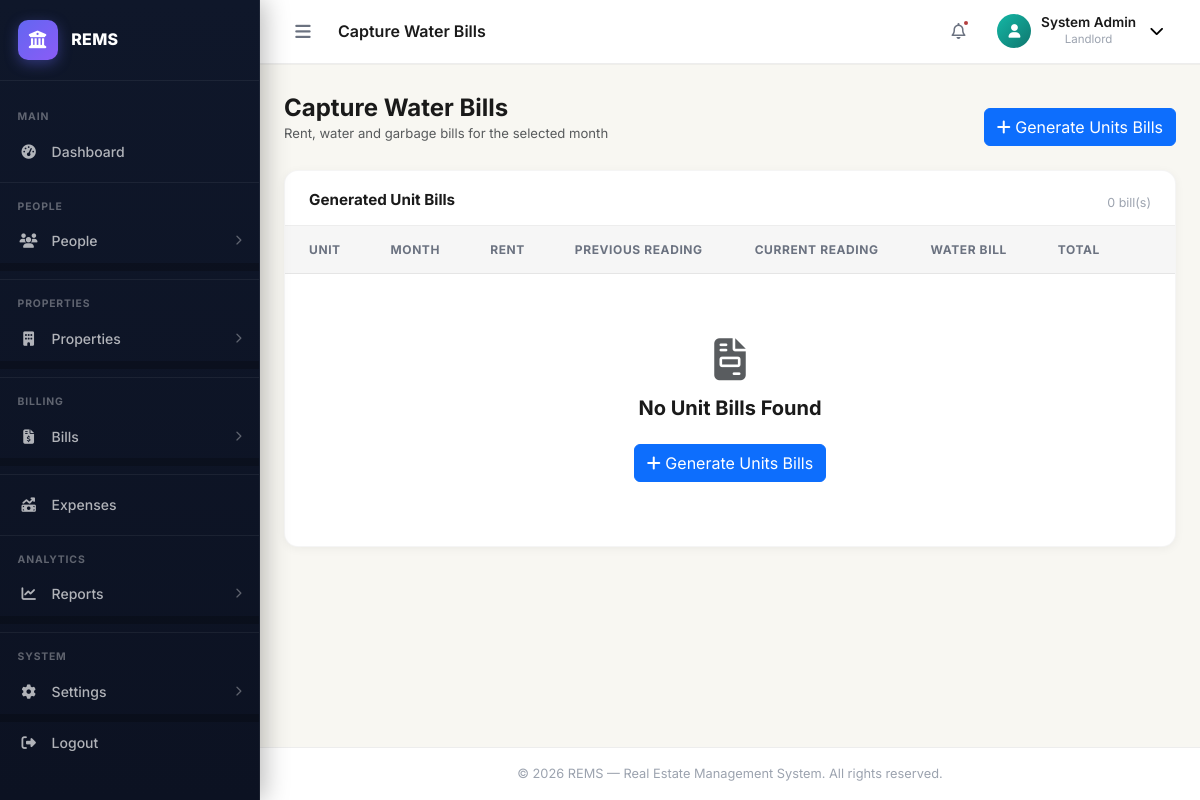
Before: /payments/temporary-month-bills/ (signed in) with the older database file.
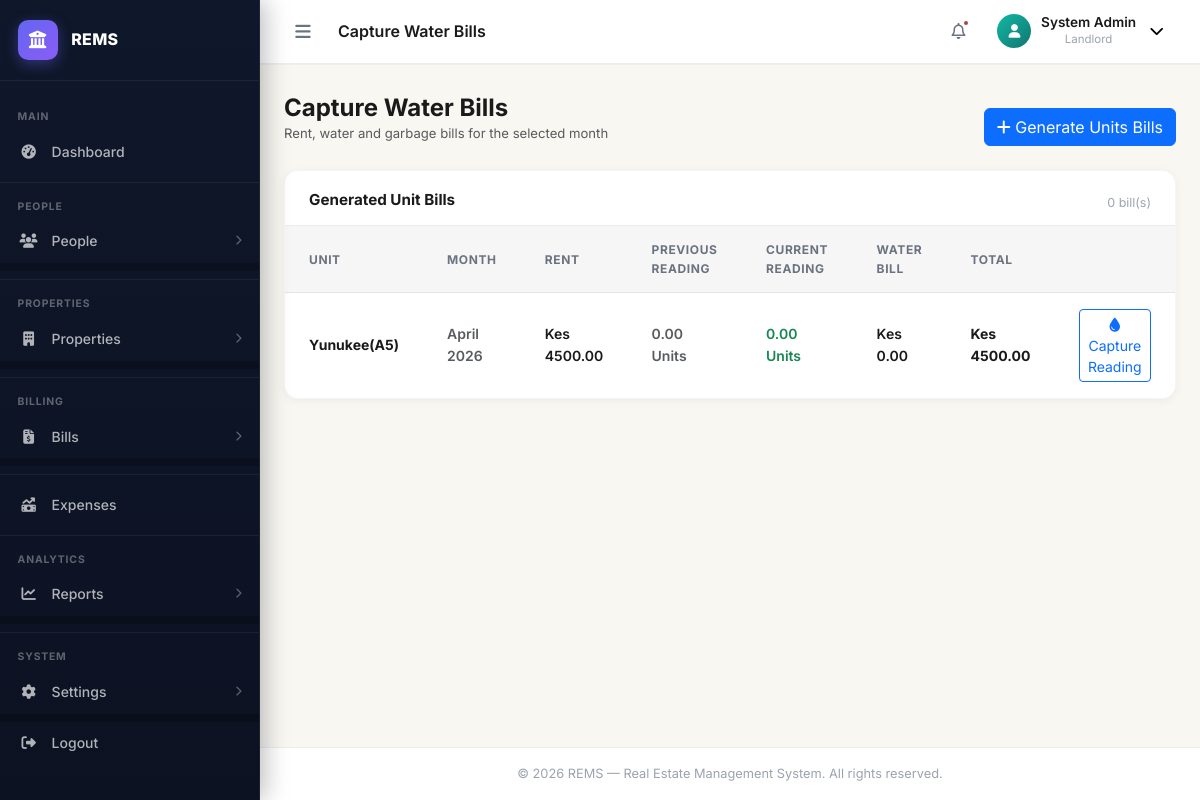
After: the same page with the newer database file.
### apps/payments/models.py (models this page shows, shortened)
class TemporaryMonthBill(AbstractBaseModel):
    unit = models.ForeignKey("properties.PropertyUnit", on_delete=models.CASCADE)
    month = models.ForeignKey("core.Month", on_delete=models.SET_NULL, null=True, blank=True)
    year = models.ForeignKey("core.Year", on_delete=models.SET_NULL, null=True, blank=True)
    rent_amount = models.DecimalField(max_digits=10, decimal_places=2, default=Decimal("0.00"))
    current_reading = models.DecimalField(max_digits=10, decimal_places=2, default=Decimal("0.00"))
    previous_reading = models.DecimalField(max_digits=10, decimal_places=2, default=Decimal("0.00"))
    status = models.CharField(max_length=255, choices=[
        ("Pending", "Pending"),
        ("Captured", "Captured"),
        ("Confirmed", "Confirmed"),
    ], default="Pending")
    def water_amount(self) -> Decimal:
        if self.current_reading > 0 :
            return round((self.current_reading - self.previous_reading) * self.unit.water_price, 2)
        return Decimal("0.00")
    def total(self) -> Decimal:
        return round(self.rent_amount + self.water_amount(), 2)
    def consumption(self) -> Decimal:
        if self.current_reading > 0:
            return self.current_reading - self.previous_reading
        return Decimal("0.00")

### apps/properties/models.py (models this page shows, shortened)
class PropertyUnit(AbstractBaseModel):
    property = models.ForeignKey(Property, on_delete=models.CASCADE, related_name="propertyunits")
    name = models.CharField(max_length=255)
    rent = models.DecimalField(max_digits=10, decimal_places=2, default=Decimal("0.00"))
    is_occupied = models.BooleanField(default=False)
    floor = models.CharField(max_length=255, null=True, blank=True, default="1")  # models.PositiveIntegerField(default=1)
    unit_type = models.CharField(max_length=255, null=True, blank=True)
    tenant = models.OneToOneField("tenants.Tenant", on_delete=models.SET_NULL, null=True, blank=True, related_name="tenantunit")
    status = models.CharField(max_length=255, null=True, blank=True)
    security_deposit = models.DecimalField(max_digits=10, decimal_places=2, default=Decimal("0.00"))
    water_meter_number = models.CharField(max_length=255, null=True, blank=True)
    electricity_meter_number = models.CharField(max_length=255, null=True, blank=True)
    water_price = models.DecimalField(max_digits=10, decimal_places=2, default=Decimal("200.00"))

class Property(AbstractBaseModel):
    owner = models.ForeignKey("users.User", on_delete=models.CASCADE)
    name = models.CharField(max_length=255)
    phone_number = models.CharField(max_length=255, null=True, blank=True)
    description = models.TextField(null=True)
    address = models.CharField(max_length=255, null=True)
    city = models.CharField(max_length=255)
    country = models.CharField(max_length=255)
    units = models.PositiveIntegerField()
    house_manager = models.ForeignKey("users.User", on_delete=models.SET_NULL, null=True, blank=True, related_name="managedproperties")
    garbage_charge = models.DecimalField(max_digits=10, decimal_places=2, default=Decimal("130.00"))
    water_charge = models.DecimalField(max_digits=10, decimal_places=2, default=Decimal("250.00"))

### apps/core/models.py (models this page shows, shortened)
class AbstractBaseModel(models.Model):
    created_at = models.DateTimeField(auto_now_add=True)
    updated_at = models.DateTimeField(auto_now=True)
    is_active = models.BooleanField(default=False)
    class Meta:
        abstract = True

class Month(AbstractBaseModel):
    name = models.CharField(max_length=255)
    year = models.ForeignKey(Year, on_delete=models.CASCADE, related_name="months")

class Year(AbstractBaseModel):
    name = models.CharField(max_length=255)

### apps/payments/views.py (the view)
# urls.py: path("temporary-month-bills/", temporary_month_bills_view, name="temporary-month-bills"),
def temporary_month_bills_view(request: HttpRequest):
    bills = TemporaryMonthBill.objects.filter(status__in=["Pending", "Captured"]).select_related("unit", "month", "year").order_by("-created_at")
    context = {
        "bills": bills,
        "months": MONTHS_LIST,
    }
    return render(request, "water_bills/temporary_month_bills.html", context)

### templates/water_bills/temporary_month_bills.html (shortened to what this page needs)
{% extends "base.html" %}
{% load static %}
{% block page_title %}Capture Water Bills{% endblock %}
{% block content %}
<div class="d-flex align-items-center justify-content-between mb-4 flex-wrap gap-2">
    <div>
        <h1 class="fs-4 fw-bold mb-0">Capture Water Bills</h1>
        <p class="text-muted mb-0" style="font-size:.82rem">Rent, water and garbage bills for the selected month</p>
    </div>
    <a data-bs-toggle="modal" data-bs-target="#generateUnitBillsModal" class="btn btn-primary mt-3">
        <i class="fa-solid fa-plus"></i> Generate Units Bills
    </a>
</div>
<div class="rems-card">
    <div class="rems-card__header">
        <h5 class="rems-card__title">Generated Unit Bills</h5>
        <p class="rems-card__subtitle">{{ unit_bills|length }} bill(s)</p>
    </div>
    <div class="table-responsive">
        <table class="rems-table">
            <thead>
                <tr>
                    <th>Unit</th>
                    <th>Month</th>
                    <th>Rent</th>
                    <th>Previous Reading</th>
                    <th>Current Reading</th>
                    <th>Water Bill</th>
                    <th>Total</th>
                    <th></th>
                </tr>
            </thead>
            <tbody>
                {% for bill in bills %}
                <tr>
                    <td class="fw-700">{{ bill.unit.property.name }}({{bill.unit.name}})</td>
                    <td class="text-muted fw-600">{{ bill.month.name }} {{bill.year.name}}</td>
                    <td class="fw-600">Kes {{ bill.rent_amount }}</td>
                    <td class="text-muted fw-600">{{ bill.previous_reading }} Units</td>
                    <td class="text-success fw-600">{{ bill.current_reading }} Units</td>
                    <td class="fw-600">Kes {{ bill.water_amount }}</td>
                    <td class="fw-700">Kes {{ bill.total }}</td>
                    <td>
                        {% if bill.status == "Pending" %}
                        <button type="button" data-bs-toggle="modal" data-bs-target="#captureCurrentMeterReadingModal{{ bill.id }}" class="btn btn-sm btn-outline-primary">
                            <i class="fa-solid fa-droplet"></i> Capture Reading
                        </button>
                        {% endif %}
                    </td>
                </tr>
                {% empty %}
                <tr>
                    <td colspan="8">
                        <div class="empty-state">
                            <i class="fa-solid fa-file-invoice fa-3x text-muted mb-3"></i>
                            <h5 class="fw-700">No Unit Bills Found</h5>
                            <a data-bs-toggle="modal" data-bs-target="#generateUnitBillsModal" class="btn btn-primary mt-3">
                                 <i class="fa-solid fa-plus"></i> Generate Units Bills
                            </a>
                        </div>
                    </td>
                </tr>
                {% endfor %}
            </tbody>
        </table>
    </div>
</div>
{% endblock %}

Changed rows visible on the page:
added TemporaryMonthBill: unit.property.name "Yunukee", unit.name "A5", month.name "April", year.name "2026", rent_amount "4500.00", previous_reading "0.00", current_reading "0.00", water_amount "0.00", total "4500.00"
Other visible differences:
text no longer shown: "No Unit Bills Found Generate Units Bills"
